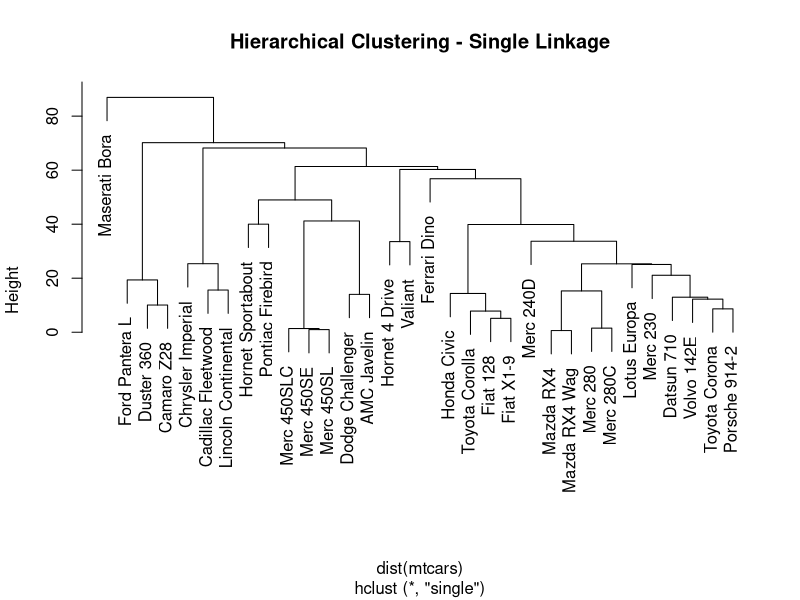
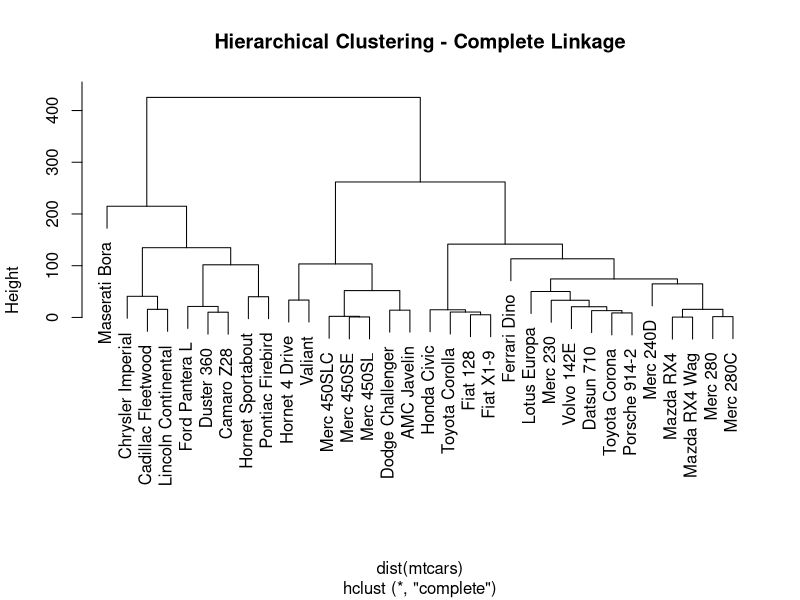
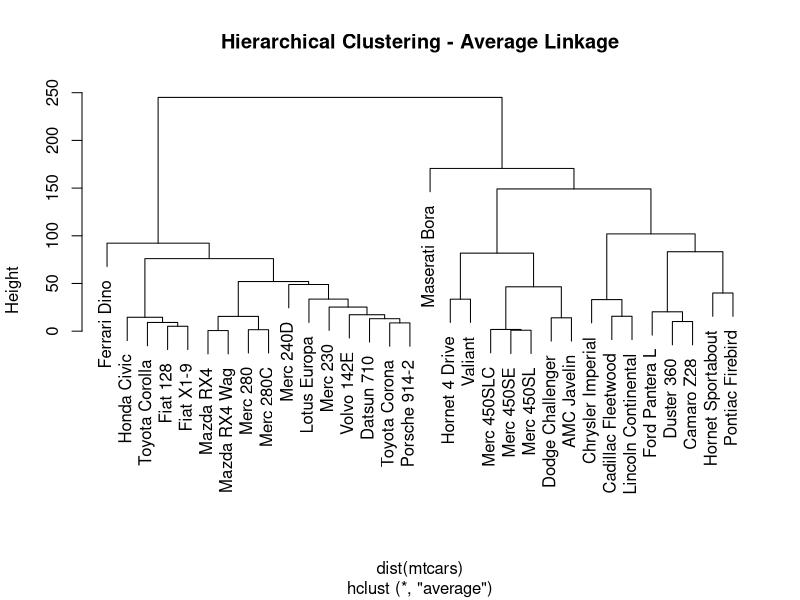

The R source for these figures, in order:
## ---- chunk 1
knitr::opts_chunk$set(echo = TRUE)
## ---- chunk 2
hc_single <- hclust(dist(mtcars), method = "single")

plot(hc_single, main = "Hierarchical Clustering - Single Linkage")
## ---- chunk 3
hc_complete <- hclust(dist(mtcars), method = "complete")

plot(hc_complete, main = "Hierarchical Clustering - Complete Linkage")
## ---- chunk 4
hc_average <- hclust(dist(mtcars), method = "average")

plot(hc_average, main = "Hierarchical Clustering - Average Linkage")
## ---- chunk 5
#rect.hclust(hc_complete, k = 3, border = "red")
## ---- chunk 6
#sil_width <- silhouette(cutree(hc_complete, k = 3), dist(mtcars))
#best_k <- k_values[which.max(sil_width)]

#cat("Best value of k:", best_k, "\n")
# Output
#Best value of k: 6 
